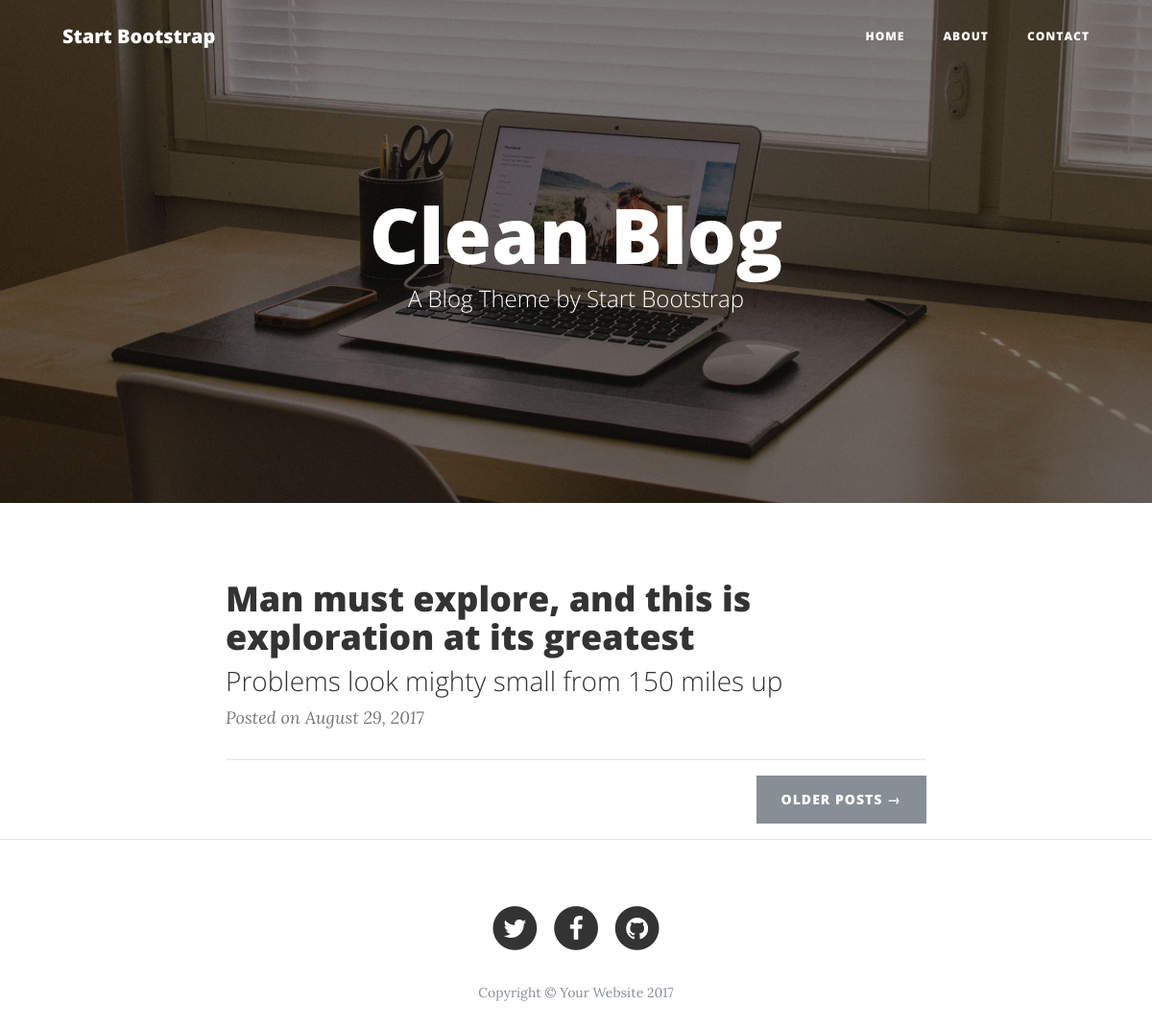
The page / on the database its author committed.
### tables this page shows
CREATE TABLE IF NOT EXISTS `posts` (
  `id` INT NOT NULL AUTO_INCREMENT,
  `title` VARCHAR(100) NOT NULL,
  `subtitle` VARCHAR(100) NULL,
  `body` TEXT NULL,
  `image` VARCHAR(255) NOT NULL,
  `live` TINYINT NOT NULL DEFAULT '1',
  `created` TIMESTAMP NULL DEFAULT CURRENT_TIMESTAMP,
  `updated` TIMESTAMP NULL DEFAULT CURRENT_TIMESTAMP ON UPDATE CURRENT_TIMESTAMP,
  PRIMARY KEY (`id`));

### public/index.php (called while the page is built, shortened)
<?php
  include(SHARED_PATH . "/head.php")
?>
<?php include(SHARED_PATH . "/navigation.php") ?>
<?php
  include(SHARED_PATH . "/header.php")
?>
<?php include(SHARED_PATH. "/posts.php") ?>
<?php include(SHARED_PATH . "/footer.php") ?>

### private/query_functions.php (called while the page is built, shortened)
<?php
    function get_all_posts(){
        global $db;
        $sql = "SELECT * FROM posts ";
        $sql .= "ORDER BY created ASC";
        $result = mysqli_query($db, $sql);
        return $result;
    }
?>

### private/functions.php (called while the page is built, shortened)
<?php
    function url_for($path){
        return WWW_ROOT . $path;
    }
?>

### private/shared/posts.php (the view, shortened to what this page needs)
<?php
  $posts_set = get_all_posts();
?>
<div class="container">
  <div class="row">
    <div class="col-lg-8 col-md-10 mx-auto">
      <?php while($post = mysqli_fetch_assoc($posts_set)) {?>
        <div class="post-preview">
          <a href="<?php echo url_for("/posts/view.php?id=" . $post["id"]); ?>">
            <h2 class="post-title">
              <?php echo $post["title"]; ?>
            </h2>
            <h3 class="post-subtitle">
              <?php echo $post["subtitle"]; ?>
            </h3>
          </a>
          <p class="post-meta">Posted on <?php echo date("F j, Y", strtotime($post["created"])); ?></p>
        </div>
        <hr>
      <?php } ?>
      <div class="clearfix">
        <a class="btn btn-secondary float-right" href="#">Older Posts &rarr;</a>
      </div>
    </div>
  </div>
</div>
<hr>

### rows shown on the page
posts: title "Man must explore, and this is exploration at its greatest", subtitle "Problems look mighty small from 150 miles up", created "August 29, 2017"

### other values the page prints
$heading "Clean Blog"
$subheading "A Blog Theme by Start Bootstrap"
